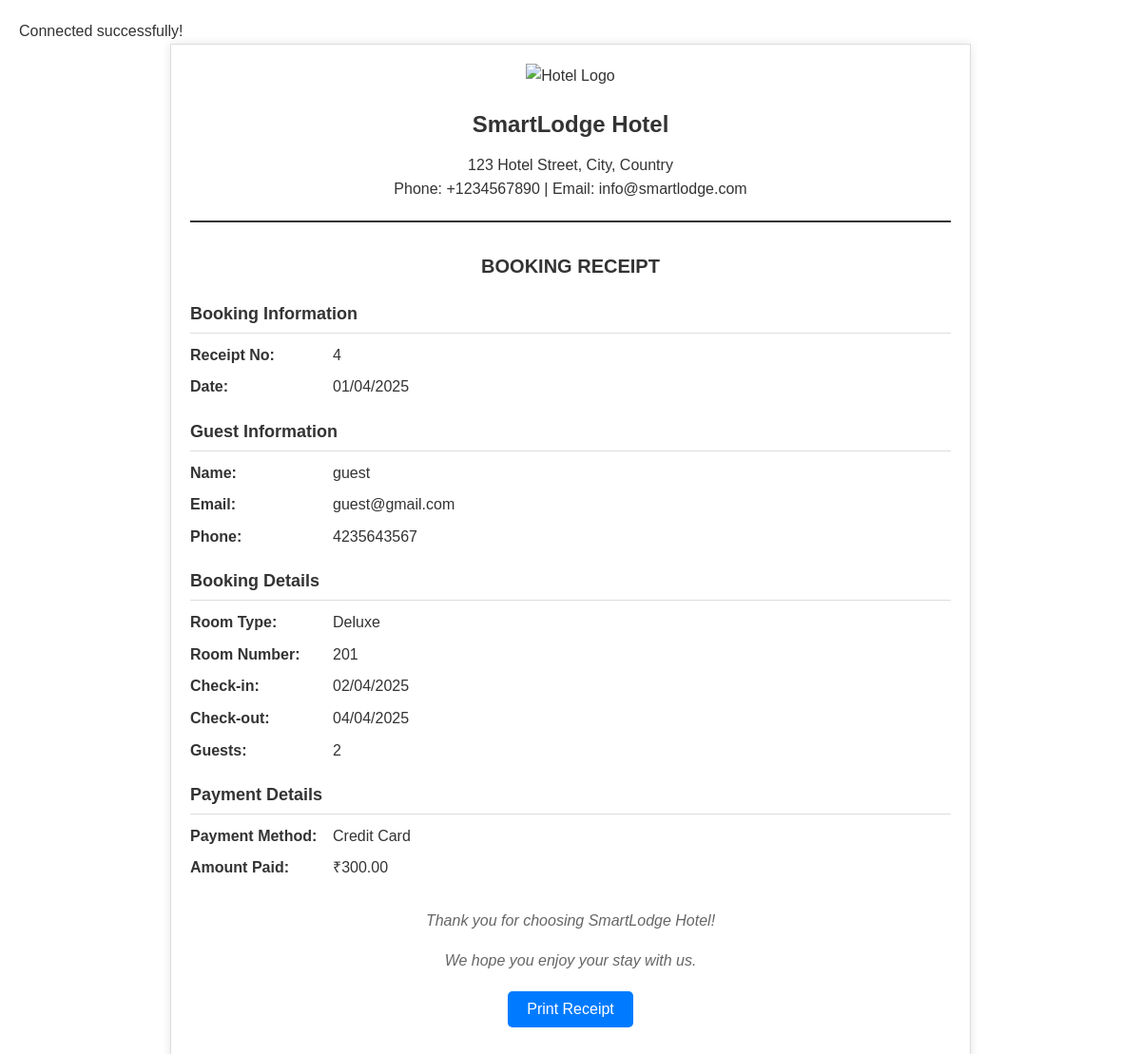
Page /generate_receipt.php?booking_id=4 on the committed database.
### tables this page shows
CREATE TABLE `booking` (
  `BookingID` int(11) NOT NULL,
  `GuestID` int(11) DEFAULT NULL,
  `RoomNumber` int(11) DEFAULT NULL,
  `CheckInDate` date NOT NULL,
  `CheckOutDate` date NOT NULL,
  `TotalPrice` decimal(10,2) DEFAULT NULL CHECK (`TotalPrice` >= 0),
  `Capacity` int(11) DEFAULT NULL,
  `Status` enum('pending_approval','pending_payment','approved','completed','cancelled') NOT NULL DEFAULT 'pending_approval'
);

CREATE TABLE `payment` (
  `PaymentID` int(11) NOT NULL,
  `BookingID` int(11) DEFAULT NULL,
  `Amount` decimal(10,2) NOT NULL CHECK (`Amount` > 0),
  `PaymentDate` date NOT NULL,
  `PaymentMethod` varchar(15) NOT NULL CHECK (`PaymentMethod` in ('Credit Card','Debit Card','Cash','UPI'))
);

CREATE TABLE `guest` (
  `GuestID` int(11) NOT NULL,
  `FullName` varchar(50) NOT NULL,
  `DateOfBirth` date NOT NULL,
  `Address` varchar(255) NOT NULL,
  `Phone` varchar(15) NOT NULL,
  `Email` varchar(255) NOT NULL
);

CREATE TABLE `roomtype` (
  `TypeID` int(11) NOT NULL,
  `Name` varchar(50) NOT NULL,
  `Description` varchar(255) DEFAULT NULL,
  `PricePerNight` decimal(10,2) NOT NULL CHECK (`PricePerNight` > 0),
  `Capacity` int(11) NOT NULL CHECK (`Capacity` > 0)
);

CREATE TABLE `rooms` (
  `RoomNumber` int(11) NOT NULL,
  `HotelID` int(11) DEFAULT NULL,
  `TypeID` int(11) DEFAULT NULL,
  `Status` enum('Available','Booked') NOT NULL DEFAULT 'Available'
);

### generate_receipt.php (the view, shortened to what this page needs)
<?php
require 'db_connection.php';
$booking_id = $_GET['booking_id'];
$query = "SELECT b.*, g.FullName, g.Email, g.Phone, r.RoomNumber, rt.Name as RoomType,
          p.PaymentDate, p.PaymentMethod, p.Amount as PaymentAmount
          FROM booking b
          JOIN guest g ON b.GuestID = g.GuestID
          JOIN rooms r ON b.RoomNumber = r.RoomNumber
          JOIN roomtype rt ON r.TypeID = rt.TypeID
          JOIN payment p ON b.BookingID = p.BookingID
          WHERE b.BookingID = ?";
$stmt = $conn->prepare($query);
$stmt->bind_param("i", $booking_id);
$stmt->execute();
$result = $stmt->get_result();
$booking = $result->fetch_assoc();
?>
<!DOCTYPE html>
<html lang="en">
<head>
</head>
<body>
    <div class="receipt-container">
        <div class="header">
            <img src="images/logo.png" alt="Hotel Logo" class="hotel-logo">
            <div class="hotel-name">SmartLodge Hotel</div>
            <div>123 Hotel Street, City, Country</div>
            <div>Phone: +1234567890 | Email: info@smartlodge.com</div>
        </div>
        <div class="receipt-title">BOOKING RECEIPT</div>
        <div class="section">
            <div class="section-title">Booking Information</div>
            <div class="info-row">
                <div class="label">Receipt No:</div>
                <div class="value"><?php echo $booking_id; ?></div>
            </div>
            <div class="info-row">
                <div class="label">Date:</div>
                <div class="value"><?php echo date('d/m/Y', strtotime($booking['PaymentDate'])); ?></div>
            </div>
        </div>
        <div class="section">
            <div class="section-title">Guest Information</div>
            <div class="info-row">
                <div class="label">Name:</div>
                <div class="value"><?php echo $booking['FullName']; ?></div>
            </div>
            <div class="info-row">
                <div class="label">Email:</div>
                <div class="value"><?php echo $booking['Email']; ?></div>
            </div>
            <div class="info-row">
                <div class="label">Phone:</div>
                <div class="value"><?php echo $booking['Phone']; ?></div>
            </div>
        </div>
        <div class="section">
            <div class="section-title">Booking Details</div>
            <div class="info-row">
                <div class="label">Room Type:</div>
                <div class="value"><?php echo $booking['RoomType']; ?></div>
            </div>
            <div class="info-row">
                <div class="label">Room Number:</div>
                <div class="value"><?php echo $booking['RoomNumber']; ?></div>
            </div>
            <div class="info-row">
                <div class="label">Check-in:</div>
                <div class="value"><?php echo date('d/m/Y', strtotime($booking['CheckInDate'])); ?></div>
            </div>
            <div class="info-row">
                <div class="label">Check-out:</div>
                <div class="value"><?php echo date('d/m/Y', strtotime($booking['CheckOutDate'])); ?></div>
            </div>
            <div class="info-row">
                <div class="label">Guests:</div>
                <div class="value"><?php echo $booking['Capacity']; ?></div>
            </div>
        </div>
        <div class="section">
            <div class="section-title">Payment Details</div>
            <div class="info-row">
                <div class="label">Payment Method:</div>
                <div class="value"><?php echo $booking['PaymentMethod']; ?></div>
            </div>
            <div class="info-row">
                <div class="label">Amount Paid:</div>
                <div class="value">₹<?php echo number_format($booking['PaymentAmount'], 2); ?></div>
            </div>
        </div>
        <div class="thank-you">
            <p>Thank you for choosing SmartLodge Hotel!</p>
            <p>We hope you enjoy your stay with us.</p>
        </div>
        <button class="print-button" onclick="window.print()">Print Receipt</button>
    </div>
</body>
</html>

### generate_receipt.php (style rules this page uses)
body { font-family: Arial, sans-serif; line-height: 1.6; margin: 0; padding: 20px; color: #333; }
.receipt-container { max-width: 800px; margin: 0 auto; padding: 20px; border: 1px solid #ddd; box-shadow: 0 0 10px rgba(0,0,0,0.1); }
.header { text-align: center; margin-bottom: 30px; border-bottom: 2px solid #333; padding-bottom: 20px; }
.hotel-logo { max-width: 150px; margin-bottom: 10px; }
.hotel-name { font-size: 24px; font-weight: bold; margin: 10px 0; }
.receipt-title { font-size: 20px; font-weight: bold; margin: 20px 0; text-align: center; }
.section { margin-bottom: 20px; }
.section-title { font-size: 18px; font-weight: bold; margin-bottom: 10px; color: #333; border-bottom: 1px solid #ddd; padding-bottom: 5px; }
.info-row { display: flex; margin-bottom: 8px; }
.label { font-weight: bold; width: 150px; }
.value { flex: 1; }
.thank-you { text-align: center; margin-top: 30px; font-style: italic; color: #666; }
.print-button { display: block; margin: 20px auto; padding: 10px 20px; background-color: #007bff; color: white; border: none; border-radius: 5px; cursor: pointer; font-size: 16px; }

### rows in the picture
booking: payment.PaymentDate "01/04/2025", GuestID.FullName "guest", GuestID.Email "guest@gmail.com", GuestID.Phone "4235643567", roomtype.Name "Deluxe", RoomNumber.RoomNumber "201", CheckInDate "02/04/2025", CheckOutDate "04/04/2025", Capacity "2", payment.PaymentMethod "Credit Card", payment.Amount "300.00"

### other values in the picture
$booking_id "4"
